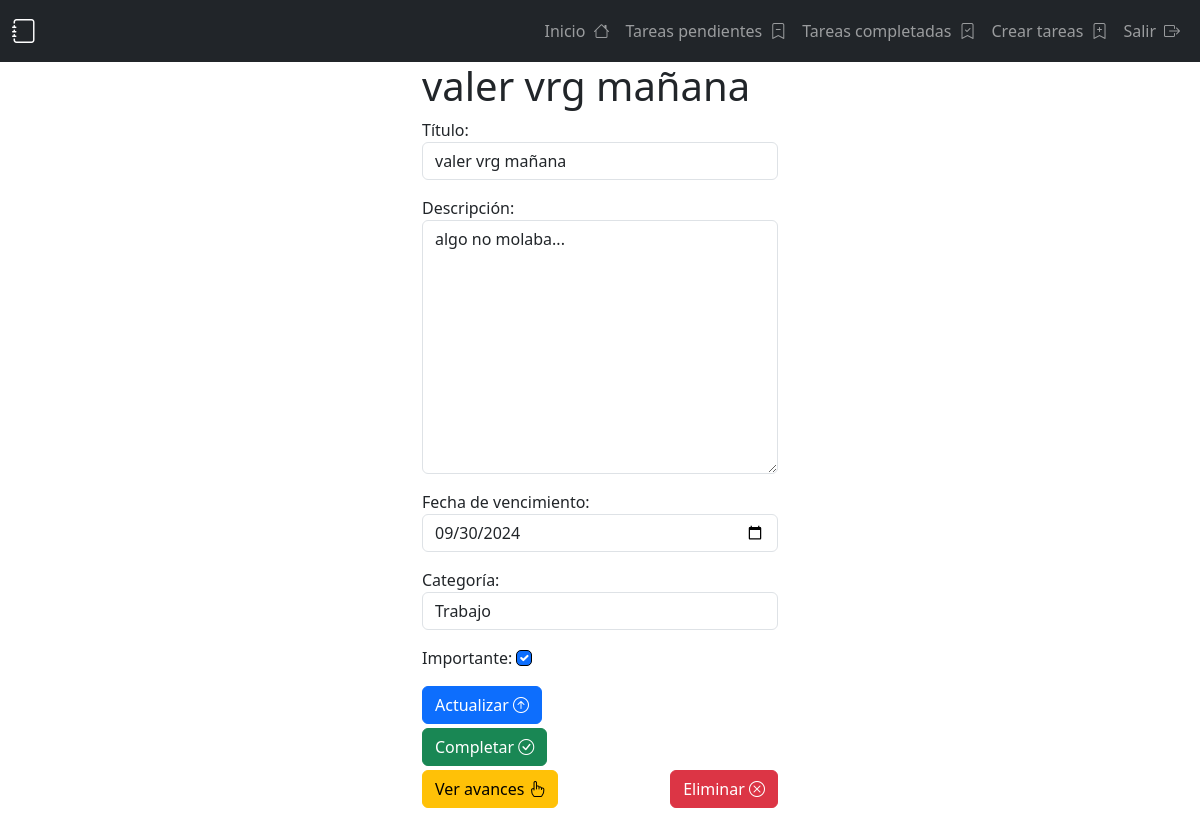
The page /tasks/10/ (signed in) on the database as committed earlier.
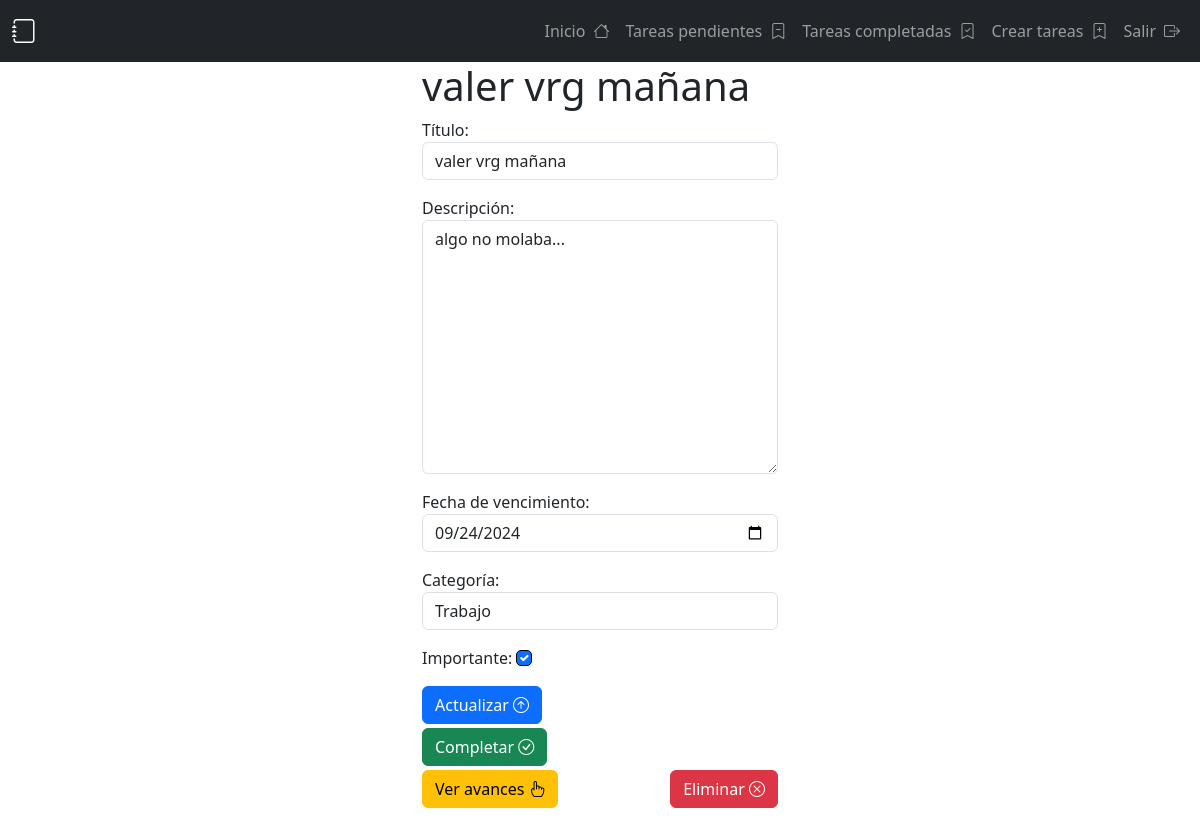
The same page on the database as committed later.
### taks/models.py (models this page shows, shortened)
class Task(models.Model):
    class CategoryChoices(models.TextChoices):
        WORK = 'WRK', 'Trabajo'
        STUDY = 'STD', 'Estudio'
        PERSONAL = 'PER', 'Personal'
        OTHER = 'OTH', 'Otro'
    title = models.CharField(max_length=100)
    description = models.TextField(blank=True)
    created = models.DateTimeField(auto_now_add=True)
    datacompleted = models.DateTimeField(null=True, blank=True)
    important = models.BooleanField(default=False)
    user = models.ForeignKey(User, on_delete=models.CASCADE)
    due_date = models.DateTimeField(null=True, blank=True)
    category = models.CharField(
        max_length=3,
        choices=CategoryChoices.choices,
        default=CategoryChoices.OTHER,
    )

### taks/views.py (the view, shortened to what this page needs)
# urls.py: path("tasks/<int:task_id>/",views.task_detail, name="task_detail"),
@login_required
def task_detail(request, task_id):
    task = get_object_or_404(Task, pk=task_id, user=request.user)
    advances = Advance.objects.filter(task=task)
    error = None
    form = taskform(instance=task)
    advance_form = AdvanceForm()
    return render(
        request,
        "task_detail.html",
        {"task": task, "form": form, "advance_form": advance_form, "advances": advances, "error": error}
    )

### taks/forms.py
class taskform(forms.ModelForm):
    class Meta:
        model = Task
        fields = ["title", "description", "due_date", "category", "important"]
        labels = {
            "title": "Título",
            "description": "Descripción",
            "important": "Importante",
            "due_date": "Fecha de vencimiento",
            "category": "Categoría",
        }
        widgets = {
            "title": forms.TextInput(attrs={"class": "form-control", "placeholder": "Escribe un título"}),
            "description": forms.Textarea(attrs={"class": "form-control", "placeholder": "Escribe una descripción"}),
            "due_date": forms.DateInput(attrs={"class": "form-control", "type": "date"}),
            "category": forms.Select(attrs={"class": "form-control"}),
            "important": forms.CheckboxInput(attrs={
                "class": "form-check-input",
                "style": "border: 1px solid #000; padding: 5px; border-radius: 5px;"
            })
        }

### taks/templates/task_detail.html (shortened to what this page needs)
{% extends "base.html" %}
{% block content %}
<main class="container">
    <div class="row">
        <div class="col-md-4 offset-md-4">
            <h1>{{ task.title }}</h1>
            <form method="POST">
                {{ form.as_p }}
                <button class="btn btn-primary" name="save_task" {% if task.datacompleted %} disabled {% endif %}>
                    Actualizar <i class="bi bi-arrow-up-circle"></i>
                </button>
            </form>
            <div class="d-flex justify-content-between mt-1">
                <form action="{% url 'complete_task' task.id %}" method="POST">
                    <button class="btn btn-success" {% if task.datacompleted %} disabled {% endif %}>
                        Completar <i class="bi bi-check-circle"></i>
                    </button>
                </form>
            </div>
            <div class="d-flex justify-content-between mt-1">
                <button class="btn btn-warning mb-3" type="button" data-bs-toggle="collapse" data-bs-target="#advancesCollapse" aria-expanded="false" aria-controls="advancesCollapse">
                    Ver avances <i class="bi bi-hand-index"></i>
                </button>
                <form action="{% url 'delete_task' task.id %}" method="POST">
                    <button class="btn btn-danger">
                        Eliminar <i class="bi bi-x-circle"></i>
                    </button>
                </form>
            </div>
        </div>
    </div>
</main>
{% endblock %}

Rows that differ between the two databases and show on the page:
changed Task "valer vrg mañana": due_date "09/30/2024" → "09/24/2024"
